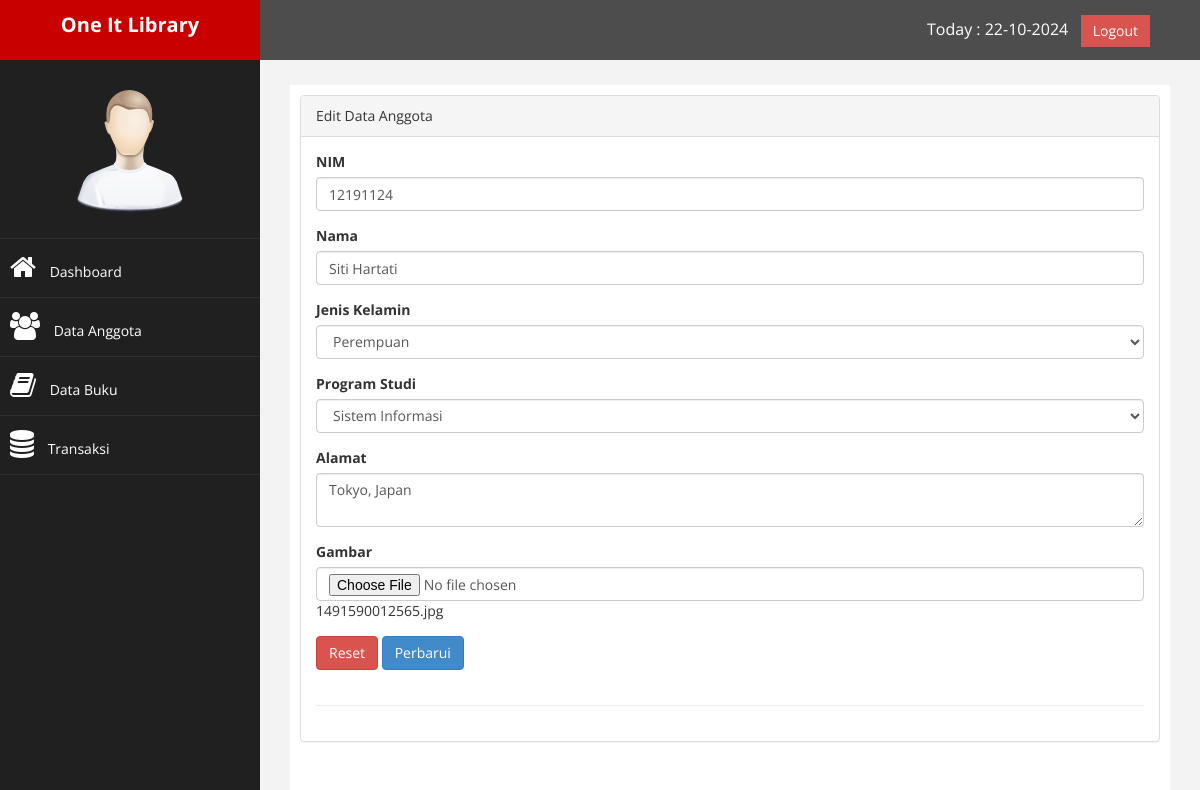
The page /index.php?page=anggota&aksi=edit&id=1 (signed in) on the database its author committed.
### tables this page shows
CREATE TABLE `tb_anggota` (
  `id` int(11) NOT NULL,
  `nim` varchar(200) NOT NULL,
  `nama` varchar(200) NOT NULL,
  `jk` varchar(200) NOT NULL,
  `jurusan` varchar(200) NOT NULL,
  `alamat` text NOT NULL,
  `gambar` varchar(200) NOT NULL
);

### page/anggota/edit.php (the view, shortened to what this page needs)
<?php
	$id = $_GET["id"];
	$edit = $mysqli->query("SELECT * FROM tb_anggota WHERE id =$id");
	$e = mysqli_fetch_array($edit);
 ?>
 <div class="panel panel-default">
                        <div class="panel-heading">
                            Edit Data Anggota
                        </div>
                        <div class="panel-body">
                            <div class="row">
                                <div class="col-md-12">
                                	<form name="form_mahasiswa" action="?page=anggota&aksi=update" method="post" enctype="multipart/form-data">
									 	<div class="form-group">
									 		<label for="nim">NIM</label>
									 		<input type="text" class="form-control" id="nim" name="nim" placeholder="Nomor Induk Mahasiswa" value="<?= $e["nim"]; ?>" required>
									 	</div>
									 	<div class="form-group">
									 		<label for="nama">Nama</label>
									 		<input type="text" class="form-control" id="nama" name="nama" placeholder="Nama Mahasiswa" value="<?= $e["nama"]; ?>" required>
									 	</div>
									 	<div class="form-group">
											<label for="jk">Jenis Kelamin</label>
												<select name="jk" class="form-control" id="jk" name="jk" required>
													<option value="<?= $e["jk"]; ?>"><?= $e["jk"]; ?></option>
												</select>
										</div>
									 	<div class="form-group">
									 		<label for="jurusan">Program Studi</label>
									 		<select class="form-control" id="jurusan" name="jurusan" required>
									 			<option value="<?= $e["jurusan"]; ?>"><?= $e["jurusan"]; ?></option>
									 		</select>
									 	</div>
									 	<div class="form-group">
									 		<label for="alamat">Alamat</label>
									 		<textarea type="text" class="form-control" id="alamat" name="alamat" value="<?= $e["alamat"]; ?>" required><?= $e["alamat"]; ?></textarea>
									 	</div>
									 	<div class="form-group">
									 		<label for="gambar">Gambar</label>
									 		<input type="file" class="form-control" id="gambar" name="gambar">
									 		<span><?= $e["gambar"]; ?></span>
									 	</div>
									 	<div class="form-group">
									 		<button type="reset" class="btn btn-danger">Reset</button>
											<button type="submit" class="btn btn-primary">Perbarui</button>
									 	</div>
									 </form>

### assets/css/custom.css (style rules this page uses)
body { font-family: 'Open Sans', sans-serif; }

### rows shown on the page
tb_anggota: nim "12191124", nama "Siti Hartati", jk "Perempuan", jurusan "Sistem Informasi", alamat "Tokyo, Japan", gambar "1491590012565.jpg"
